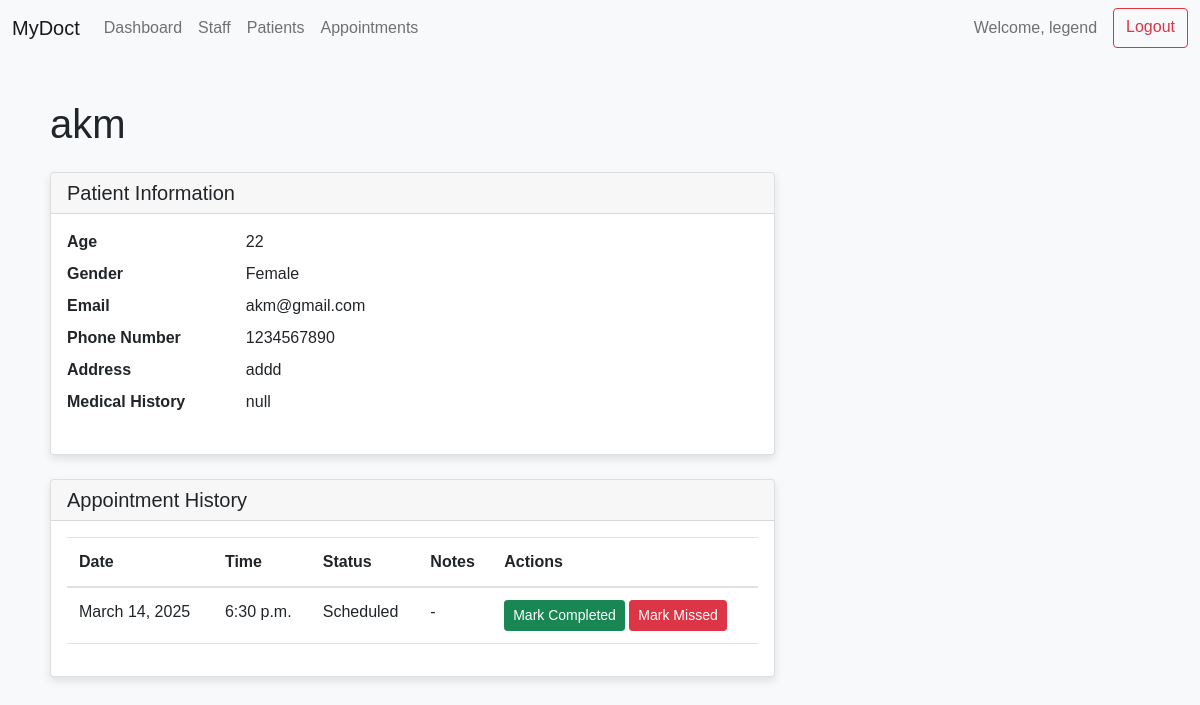
/patient/6/ (signed in), run on the app's committed database.
### app/models.py (models this page shows, shortened)
class Doctor(AbstractUser, PermissionsMixin):
    username = models.CharField(max_length=150, unique=True, default='')
    name = models.CharField(max_length=100)
    email = models.EmailField(unique=True)
    specialization = models.CharField(max_length=100)
    specification = models.TextField(blank=True, help_text="Additional details about the staff member")
    is_active = models.BooleanField(default=True)
    is_staff = models.BooleanField(default=False)
    is_superuser = models.BooleanField(default=False)
    USERNAME_FIELD = 'username'
    REQUIRED_FIELDS = ['name', 'email']
    objects = DoctorManager()

class Patient(models.Model):
    name = models.CharField(max_length=100)
    age = models.PositiveIntegerField()
    GENDER_CHOICES = [
        ('M', 'Male'),
        ('F', 'Female'),
        ('O', 'Other'),
    ]
    gender = models.CharField(max_length=1, choices=GENDER_CHOICES)
    medical_history = models.TextField(blank=True)
    email = models.EmailField(unique=True, blank=True)
    phone_number = models.CharField(max_length=15, blank=True)
    address = models.TextField(blank=True)
    created_at = models.DateTimeField(auto_now_add=True)

class Appointment(models.Model):
    doctor = models.ForeignKey(Doctor, on_delete=models.CASCADE)
    patient = models.ForeignKey(Patient, on_delete=models.CASCADE)
    date = models.DateField()
    time = models.TimeField()
    STATUS_CHOICES = [
        ('S', 'Scheduled'),
        ('C', 'Completed'),
        ('M', 'Missed'),
    ]
    status = models.CharField(max_length=1, choices=STATUS_CHOICES, default='S')
    notes = models.TextField(blank=True)

### app/views.py (the view)
# urls.py: path('patient/<int:patient_id>/', views.patient_detail, name='patient_detail'),
@login_required
def patient_detail(request, patient_id):
    doctor = request.user
    patient = get_object_or_404(Patient, id=patient_id)
    appointments = Appointment.objects.filter(doctor=doctor, patient=patient)
    return render(request, 'patient_detail.html', {
        'patient': patient,
        'appointments': appointments
    })

### templates/patient_detail.html (shortened to what this page needs)
{% extends 'base.html' %}
{% block content %}
<div class="row">
    <div class="col-md-8">
        <h1 class="mb-4">{{ patient.name }}</h1>
        <div class="card mb-4">
            <div class="card-header">
                <h5 class="mb-0">Patient Information</h5>
            </div>
            <div class="card-body">
                <dl class="row">
                    <dt class="col-sm-3">Age</dt>
                    <dd class="col-sm-9">{{ patient.age }}</dd>
                    <dt class="col-sm-3">Gender</dt>
                    <dd class="col-sm-9">{{ patient.get_gender_display }}</dd>
                    <dt class="col-sm-3">Email</dt>
                    <dd class="col-sm-9">{{ patient.email|default:"No email recorded" }}</dd>
                    <dt class="col-sm-3">Phone Number</dt>
                    <dd class="col-sm-9">{{ patient.phone_number|default:"No phone number recorded" }}</dd>
                    <dt class="col-sm-3">Address</dt>
                    <dd class="col-sm-9">{{ patient.address|default:"No address recorded" }}</dd>
                    <dt class="col-sm-3">Medical History</dt>
                    <dd class="col-sm-9">{{ patient.medical_history|default:"No medical history recorded" }}</dd>
                </dl>
            </div>
        </div>
        <div class="card">
            <div class="card-header">
                <h5 class="mb-0">Appointment History</h5>
            </div>
            <div class="card-body">
                {% if appointments %}
                    <div class="table-responsive">
                        <table class="table table-hover">
                            <thead>
                                <tr>
                                    <th>Date</th>
                                    <th>Time</th>
                                    <th>Status</th>
                                    <th>Notes</th>
                                    <th>Actions</th>
                                </tr>
                            </thead>
                            <tbody>
                                {% for appointment in appointments %}
                                <tr>
                                    <td>{{ appointment.date }}</td>
                                    <td>{{ appointment.time }}</td>
                                    <td>{{ appointment.get_status_display }}</td>
                                    <td>{{ appointment.notes|default:"-" }}</td>
                                    <td>
                                        <button type="button" class="btn btn-success btn-sm mark-completed-btn" data-appointment-id="{{ appointment.id }}">Mark Completed</button>
                                        <button type="button" class="btn btn-danger btn-sm mark-missed-btn" data-appointment-id="{{ appointment.id }}">Mark Missed</button>
                                    </td>
                                </tr>
                                {% endfor %}
                            </tbody>
                        </table>
                    </div>
                {% else %}
                    <tr>
                        <td colspan="5" class="text-center">No appointments found for this patient.</td>
                    </tr>
                {% endif %}
            </div>
        </div>
    </div>
</div>
{% endblock %}

### templates/base.html (shortened to what this page needs)
<!DOCTYPE html>
<html lang="en">
<head>
    <link href="https://cdn.jsdelivr.net/npm/bootstrap@5.1.3/dist/css/bootstrap.min.css" rel="stylesheet">
    {% load static %}
    <link rel="stylesheet" href="{% static 'styles.css' %}">
</head>
<body>
    {% if user.is_authenticated %}
    <nav class="navbar navbar-expand-lg navbar-light bg-light">
        <div class="container-fluid">
            <a class="navbar-brand" href="{% url 'dashboard' %}">MyDoct</a>
            <div class="collapse navbar-collapse" id="navbarNav">
                <ul class="navbar-nav me-auto mb-2 mb-lg-0">
                    <li class="nav-item">
                        <a class="nav-link" href="{% url 'dashboard' %}">Dashboard</a>
                    </li>
                    {% if user.is_superuser %}
                    <li class="nav-item">
                        <a class="nav-link" href="{% url 'list_staff' %}">Staff</a>
                    </li>
                    {% endif %}
                    {% if user.is_staff %}
                    <li class="nav-item">
                        <a class="nav-link" href="{% url 'list_patients' %}">Patients</a>
                    </li>
                    {% endif %}
                    <li class="nav-item">
                        <a class="nav-link" href="{% url 'manage_appointments' %}">Appointments</a>
                    </li>
                </ul>
                <div class="d-flex">
                    <span class="navbar-text me-3">
                        Welcome, {{ user.name }}
                    </span>
                    <a href="{% url 'logout' %}" class="btn btn-outline-danger">Logout</a>
                </div>
            </div>
        </div>
    </nav>
    {% endif %}
    <div class="container mt-4">
        {% block content %}
        {% endblock %}
    </div>
</body>
</html>

### static/styles.css (style rules this page uses)
body { font-family: 'Arial', sans-serif; background-color: #f8f9fa; }
.navbar { margin-bottom: 20px; }
.container { padding: 20px; }
.card { box-shadow: 0 4px 8px rgba(0, 0, 0, 0.1); }
.table { width: 100%; margin-bottom: 1rem; color: #212529; }
.table th, .table td { padding: 0.75rem; vertical-align: top; border-top: 1px solid #dee2e6; }
.table thead th { vertical-align: bottom; border-bottom: 2px solid #dee2e6; }

### data on the page
Doctor: name "legend"
Patient: name "akm", age "22", gender "Female", email "akm@gmail.com", phone_number "1234567890", address "addd", medical_history "null"
Appointment: date "March 14, 2025", time "6:30 p.m.", status "Scheduled", notes "-"
